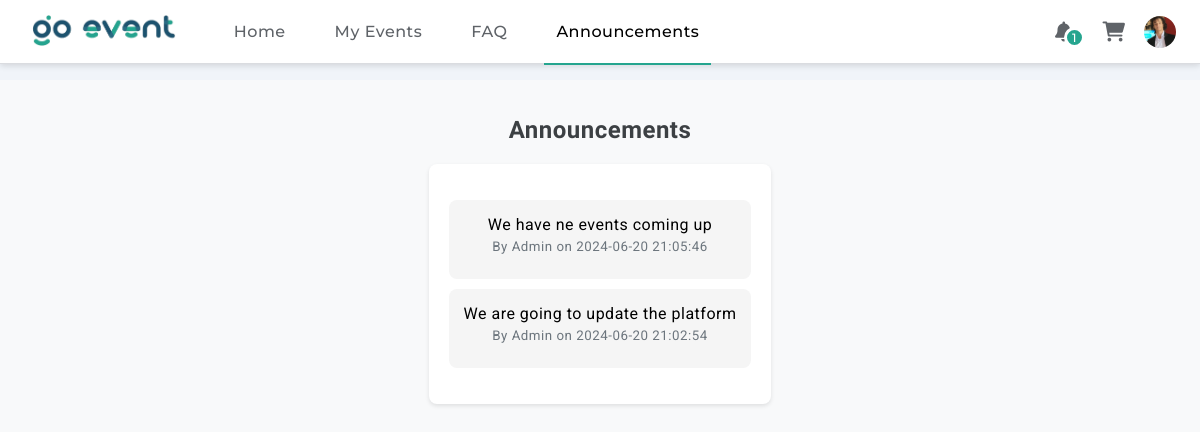
The page /announcements.php (signed in) on the database its author committed.
### tables this page shows
CREATE TABLE `announcements` (
  `announcement_id` int(11) NOT NULL,
  `user_id` int(11) DEFAULT NULL,
  `announcement_text` text DEFAULT NULL,
  `created_at` timestamp NOT NULL DEFAULT current_timestamp()
);

CREATE TABLE `users` (
  `user_id` int(11) NOT NULL,
  `username` varchar(50) NOT NULL,
  `password` varchar(255) NOT NULL,
  `email` varchar(100) NOT NULL,
  `user_type` enum('regular','organizer','admin') NOT NULL,
  `profile_picture` varchar(255) DEFAULT NULL,
  `created_at` timestamp NOT NULL DEFAULT current_timestamp()
);

### announcements.php (the view, shortened to what this page needs)
<?php
require 'db.php';
$stmt = $conn->prepare("SELECT a.announcement_id, a.announcement_text, a.created_at, u.username FROM announcements a JOIN users u ON a.user_id = u.user_id ORDER BY a.created_at DESC");
$stmt->execute();
$result = $stmt->get_result();
$announcements = $result->fetch_all(MYSQLI_ASSOC);
?>
<!DOCTYPE html>
<html lang="en">
<head>
    <link rel="stylesheet" href="css/style.css">
    <link rel="stylesheet" href="https://cdnjs.cloudflare.com/ajax/libs/font-awesome/6.0.0-beta3/css/all.min.css">
</head>
<body class="manage-events-body">
    <header>
        <?php include 'header.php'; ?>
    </header>
    <main class="organizer-event-container">
        <div class="welcome">
            <h1 class="myevents-heading">Announcements</h1>
        </div>
        <section class="organizer-section">
            <ul class="announcement-list">
                <?php foreach ($announcements as $announcement): ?>
                    <li class="announcement-item">
                        <p><?php echo htmlspecialchars($announcement['announcement_text']); ?></p>
                        <small>By <?php echo htmlspecialchars($announcement['username']); ?> on <?php echo htmlspecialchars($announcement['created_at']); ?></small>
                    </li>
                <?php endforeach; ?>
            </ul>
        </section>
    </main>
</body>
</html>

### css/style.css (style rules this page uses)
:root { --primary-color: #25a58f; --primary-color-dark: #1f896f; --input-border-color: #747775; --secondary-color: #1d536e; --background-color: #f0f4f9; --primary-font-color: #5f6368; --primary-font-color-hover: #202124; --heading-color: #3c4043; }
body, html { font-family: 'Roboto', sans-serif; text-align: center; margin: 0; padding: 0; height: 100%; width: 100%; display: flex; flex-direction: column; align-items: center; background-color: var(--background-color); letter-spacing: .5px !important; }
.myevents-heading { font-family: "Google Sans", Roboto, Arial, sans-serif; color: var(--heading-color); font-size: 1.5rem; }
.welcome { text-align: center; margin-bottom: 20px; }
.manage-events-body { margin-top: 80px; }

### announcements.php (style rules this page uses)
.manage-events-body { background-color: #f8f9fa; font-family: 'Roboto', sans-serif; }
.organizer-event-container { max-width: 900px; margin: 0 auto; padding: 20px; }
.welcome { text-align: center; margin-bottom: 20px; }
.organizer-section { background-color: #fff; border-radius: 8px; padding: 20px; box-shadow: 0 2px 4px rgba(0, 0, 0, 0.1); }
.announcement-list { list-style: none; padding: 0; }
.announcement-item { background-color: #f5f5f5; border-radius: 8px; padding: 15px; margin-bottom: 10px; position: relative; display: flex; flex-direction: column; }
.announcement-item p { margin: 0; }
.announcement-item small { display: block; margin-top: 5px; color: #6c757d; margin-bottom: 10px; }

### rows shown on the page
announcements: announcement_text "We have ne events coming up", user.username "Admin", created_at "2024-06-20 21:05:46"
announcements: announcement_text "We are going to update the platform", user.username "Admin", created_at "2024-06-20 21:02:54"

### other values the page prints
$unread_count "1"
